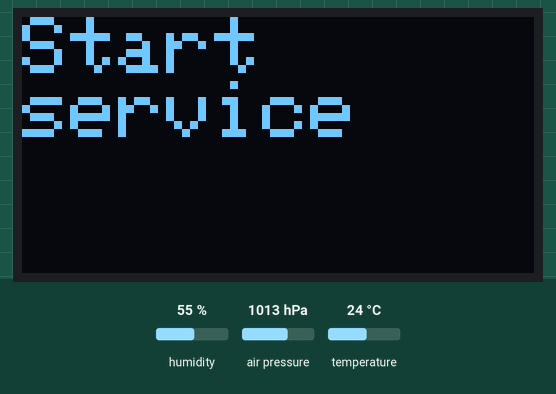
A sketch run on a simulated Arduino Uno, built with avr-gcc and run on an emulated ATmega328P. On the bench: 128×64 one-colour display. The inputs (shaded band) are chosen by the test bench; at power-on: humidity 55 %, air pressure 1013 hPa, temperature 24 °C. What the sketch prints to the serial monitor is not drawn.

Above: at 0.2 s.
At 3.2 s:
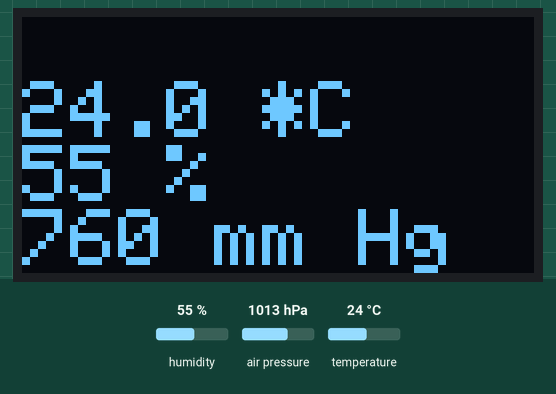

Measured:
- what the display in image 0 shows lasts 3.0 s, from 0.2 s to 3.2 s

The sketch:

Meteostation.ino
```cpp
/***************************************************************************
TODO: разнести функции дисплея и метеодатчика по файлам.
 ***************************************************************************/

#include <Wire.h>
#include <Adafruit_Sensor.h>
#include <Adafruit_BME280.h>

#include <Adafruit_GFX.h>
#include <Adafruit_SH1106.h> //нужна для 1.3 дисплея, контроллер SH1106
//#include <Adafruit_SSD1306.h> //нужна для 0,96 дисплея, контроллер SSD1306.

/*In Adafruit_SSD1306.h you should find "dim". You need pass to it "false".
  void dim(bool dim = false);
*/

#define SEALEVELPRESSURE_HPA (1013.25)
#define BME280_I2C_ADDRESS  0x76
#define OLED_RESET 5

Adafruit_BME280 bme280; // I2C
Adafruit_SH1106 display(OLED_RESET); // for 1.3" display
//Adafruit_SSD1306 display(OLED_RESET); // for 0.96" display


unsigned long delayTime;

void setup() {
    display.begin(SH1106_SWITCHCAPVCC, 0x3C); //here you can don't change to SH1106
    delay(100);
    display.clearDisplay();
    display.setTextSize(2);
    display.setTextColor(WHITE, BLACK);  // set text color to white and black background
    display.setTextWrap(false);           // disable text wrap
    display.print("Start\nservice");
    display.display();
    delay(3000);

    Serial.begin(9600);
    while(!Serial);    // time to get serial running
    Serial.println(F("BME280 test"));
    unsigned status;
    if( bme280.begin(BME280_I2C_ADDRESS) == 0 )
  {  // connection error or device address wrong!
    display.setCursor(34, 23);
    display.print("Connection");
    display.setCursor(49, 33);
    display.print("Error");
    display.display();        // update the display
    while(1)  // stay here
      delay(1000);
  }
}

void loop() {
  display.clearDisplay();
  display.setTextSize(2);
  float temperature = bme280.readTemperature();    // get temperature in degree Celsius
  float humidity = bme280.readHumidity();       // get humidity in rH%
  float pressure = (bme280.readPressure()) * 0.00750062;       // get pressure in Pa
  display.setCursor(0, 16);

  display.print(temperature, 1); display.print(" *C");
  display.setCursor(0, 32);
  display.print(humidity, 0); display.print(" %");
  display.setCursor(0, 48);
  display.print(pressure, 0); display.print(" mm Hg");

  display.display();

  delay(30000);
  printValues();
}

void printValues() {
//    int Temp = bme.readTemperature();
    Serial.print("Temperature = ");
    Serial.print(bme280.readTemperature());

//    Serial.print(Temp);
    Serial.println(" *C");

    Serial.print("Pressure = ");

    Serial.print(bme280.readPressure() / 100.0F);
    Serial.println(" hPa");

    Serial.print("Approx. Altitude = ");
    Serial.print(bme280.readAltitude(SEALEVELPRESSURE_HPA));
    Serial.println(" m");

    Serial.print("Humidity = ");
    Serial.print(bme280.readHumidity());
    Serial.println(" %");

    Serial.println();
}
```
